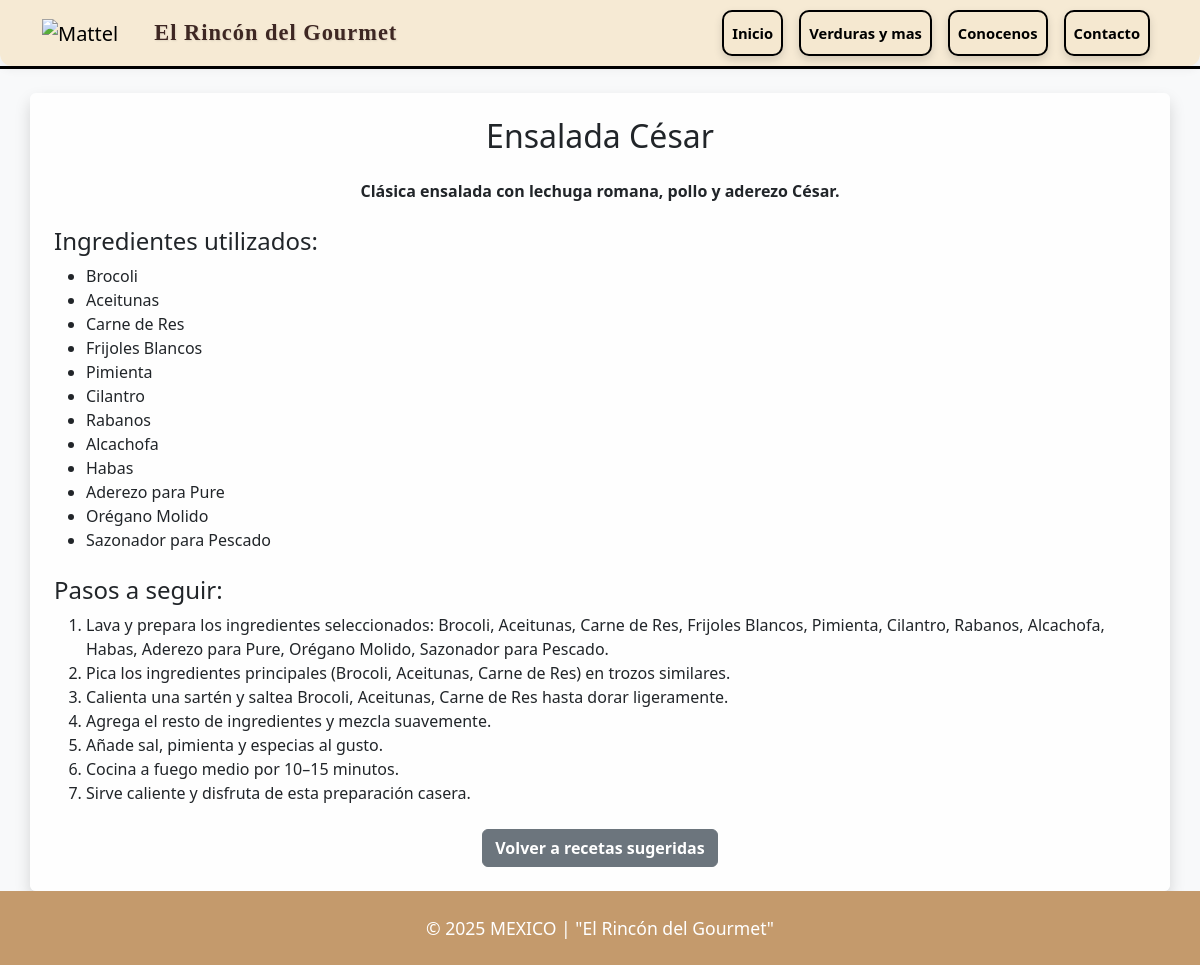
/receta/1/, run on the app's committed database.
### mattel/models.py (models this page shows, shortened)
class Receta(models.Model):
    nombre = models.CharField(max_length=200)
    descripcion = models.TextField()
    tiempo = models.CharField(max_length=50, default="30 minutos")
    dificultad = models.CharField(
        max_length=20,
        choices=[
            ("Fácil", "Fácil"),
            ("Media", "Media"),
            ("Difícil", "Difícil"),
        ],
        default="Fácil"
    )
    pasos = models.TextField(
        help_text="Escribe cada paso en una nueva línea.",
        default="1. Preparar ingredientes\n2. Mezclar\n3. Cocinar"
    )
    ingredientes = models.ManyToManyField(Producto, related_name='recetas')
    imagen = models.ImageField(upload_to='recetas/', blank=True, null=True)
    tipo = models.CharField(
        max_length=50,
        choices=[
            ("ensalada", "Ensalada"),
            ("guisado", "Guisado"),
            ("sopa", "Sopa"),
            ("postre", "Postre"),
            ("bebida", "Bebida"),
            ("sandwich", "Sandwich"),
            ("pasta", "Pasta"),
            ("carne", "Carne"),
            ("mariscos", "Mariscos"),
            ("vegana", "Vegana"),
            ("pizza", "Pizza"),
            ("tacos", "Tacos"),
            ("wrap", "Wrap"),
            ("arroz", "Arroz"),
            ("cereal", "Cereal"),
            ("pan", "Pan"),
            ("dulce", "Dulce"),
            ("salado", "Salado"),
            ("light", "Light"),
            ("rápida", "Rápida"),
        ],
        default="ensalada"
    )

class Producto(models.Model):
    CATEGORIAS = [
        ('vegetales', 'Vegetales'),
        ('frutas', 'Frutas'),
        ('carnes', 'Carnes'),
        ('legumbres', 'Legumbres'),
        ('cereales', 'Cereales'),
        ('condimentos', 'Condimentos'),
        ('especias', 'Especias'),
    ]
    nombre = models.CharField(max_length=120)
    descripcion = models.TextField(blank=True)
    precio = models.DecimalField(max_digits=8, decimal_places=2)
    categoria = models.CharField(max_length=20, choices=CATEGORIAS)
    imagen = models.ImageField(upload_to='productos/', blank=True, null=True)

### mattel/views.py (the view)
# urls.py: path('receta/<int:receta_id>/', views.receta_completa, name='receta_completa'),
def receta_completa(request, receta_id):
    receta = get_object_or_404(Receta, id=receta_id)
    receta.pasos_lista = generar_pasos_receta_bd(receta)
    return render(request, "mattel/receta_completa.html", {"receta": receta})

### mattel/views.py (called while the page is built)
def generar_pasos_receta_bd(receta):
    ingredientes = [i.nombre for i in receta.ingredientes.all()]
    if not ingredientes:
        return [
            "No hay ingredientes suficientes para generar pasos."
        ]
    principales = ingredientes[:3]
    ing_txt = ", ".join(ingredientes)
    princ_txt = ", ".join(principales)
    return [
        f"Lava y prepara los ingredientes seleccionados: {ing_txt}.",
        f"Pica los ingredientes principales ({princ_txt}) en trozos similares.",
        f"Calienta una sartén y saltea {princ_txt} hasta dorar ligeramente.",
        "Agrega el resto de ingredientes y mezcla suavemente.",
        "Añade sal, pimienta y especias al gusto.",
        "Cocina a fuego medio por 10–15 minutos.",
        "Sirve caliente y disfruta de esta preparación casera."
    ]

### mattel/templates/mattel/receta_completa.html (shortened to what this page needs)
{% extends "mattel/base.html" %}
{% load static %}
{% block app_content %}
<div class="container mt-4 p-4 rounded shadow" style="background:#ffffffdd">
    <h2 class="text-center mb-4">{{ receta.nombre }}</h2>
    <p class="text-center fw-semibold">{{ receta.descripcion }}</p>
    {% if receta.ingredientes.all %}
    <h4 class="mt-4">Ingredientes utilizados:</h4>
    <ul>
        {% for ing in receta.ingredientes.all %}
            <li>{{ ing.nombre }}</li>
        {% endfor %}
    </ul>
    {% endif %}
    {% if receta.pasos %}
    <h4 class="mt-4">Pasos a seguir:</h4>
    <ol>
        {% for paso in receta.pasos_lista %}
            <li>{{ paso }}</li>
        {% endfor %}
    </ol>
    {% else %}
        <p>No hay pasos disponibles para esta receta.</p>
    {% endif %}
    <div class="text-center mt-4">
        <a href="{% url 'recetas_con_ingredientes' %}" class="btn btn-secondary fw-bold">
            Volver a recetas sugeridas
        </a>
    </div>
</div>
{% endblock %}

### mattel/templates/mattel/base.html (shortened to what this page needs)
{% extends 'base.html' %}
{% load static %}
{% block content %}
<nav class="navbar navbar-expand-lg navbar-light shadow-sm navbar-custom">
  <div class="container">
    <a class="navbar-brand" href="{% url 'inicio' %}">
      <img src="{% static 'mattel/img/logoi.png' %}" alt="Mattel">
    </a>
    <span class="frase-gourmet d-none d-lg-block">
      El Rincón del Gourmet
    </span>
    <div class="collapse navbar-collapse" id="navmenu">
      <ul class="navbar-nav ms-auto">
        <li class="nav-item">
          <a class="nav-link text-black fw-semibold btn-custom" href="{% url 'inicio' %}">Inicio</a>
        </li>
        <li class="nav-item">
          <a class="nav-link text-black fw-semibold btn-custom" href="{% url 'productos' %}">Verduras y mas</a>
        </li>
        <li class="nav-item">
          <a class="nav-link text-black fw-semibold btn-custom" href="{% url 'distribuidor' %}">Conocenos</a>
        </li>
        <li class="nav-item">
          <a class="nav-link text-black fw-semibold btn-custom" href="{% url 'contacto' %}">Contacto</a>
        </li>
      </ul>
    </div>
  </div>
</nav>
<div class="navbar-separator" style="border-bottom: 3px solid #000000ff;"></div>
<div class="container-fluid p-0">
  {% block app_content %}{% endblock %}
</div>
<footer class="text-center text-white mt-0"
  style="padding-top: 1.5rem; padding-bottom: 1.5rem; font-size: 1.1rem; background-color: #c49a6c;">
  <p class="mb-0">© 2025 MEXICO | "El Rincón del Gourmet"</p>
</footer>
{% endblock %}

### templates/base.html (shortened to what this page needs)
{% load static %}
<!DOCTYPE html>
<html lang="es">
<head>
  <link href="https://cdn.jsdelivr.net/npm/bootstrap@5.3.2/dist/css/bootstrap.min.css" rel="stylesheet">
  <link href="{% static 'mattel/css/style.css' %}" rel="stylesheet">
</head>
<body class="bg-light">
  {% block content %}{% endblock %}
</body>
</html>

### static/mattel/css/style.css (style rules this page uses)
:root { --mattel-red: #000000; --bg: #ffffffa6; }
body { background: var(--bg) !important; }
footer { background: var(--mattel-red); }

### mattel/templates/mattel/base.html (style rules this page uses)
.navbar-custom { background: rgba(245, 232, 208, 0.90) !important; backdrop-filter: blur(6px); -webkit-backdrop-filter: blur(6px); border: none !important; padding-top: 0.15rem !important; padding-bottom: 0.15rem !important; box-shadow: 0 4px 10px rgba(0, 0, 0, 0.05) !important; border-radius: 0 0 12px 12px; font-size: 0.92rem !important; }
.navbar-separator { width: 100%; height: 3px; background-color: #000000aa; margin: 0; }
.navbar-brand img { height: 60px !important; width: auto !important; }
.btn-custom { background-color: #f5e8d0 !important; color: black !important; font-weight: bold; border: 2px solid black !important; border-radius: 10px; margin: 0.5rem; padding: 0.6rem 1.8rem; box-shadow: 0 4px 8px rgba(0, 0, 0, 0.15); transition: all 0.3s ease; text-decoration: none !important; display: inline-block; }
.frase-gourmet { font-family: "Georgia", serif; font-weight: bold; font-size: 1.4rem; color: #3e2723; letter-spacing: 1px; margin-left: 20px; margin-right: auto; text-shadow: 1px 1px 2px rgba(0, 0, 0, 0.10); }

### data on the page
Receta: nombre "Ensalada César", descripcion "Clásica ensalada con lechuga romana, pollo y aderezo César."
Producto: nombre "Brocoli"
Producto: nombre "Aceitunas"
Producto: nombre "Carne de Res"
Producto: nombre "Frijoles Blancos"
Producto: nombre "Pimienta"
Producto: nombre "Cilantro"
Producto: nombre "Rabanos"
Producto: nombre "Alcachofa"
Producto: nombre "Habas"
Producto: nombre "Aderezo para Pure"
Producto: nombre "Orégano Molido"
Producto: nombre "Sazonador para Pescado"

### other printed values
{{ paso }} "Pica los ingredientes principales (Brocoli, Aceitunas, Carne de Res) en trozos similares." "Calienta una sartén y saltea Brocoli, Aceitunas, Carne de Res hasta dorar ligeramente." "Agrega el resto de ingredientes y mezcla suavemente." "Añade sal, pimienta y especias al gusto." "Cocina a fuego medio por 10–15 minutos." "Sirve caliente y disfruta de esta preparación casera."
